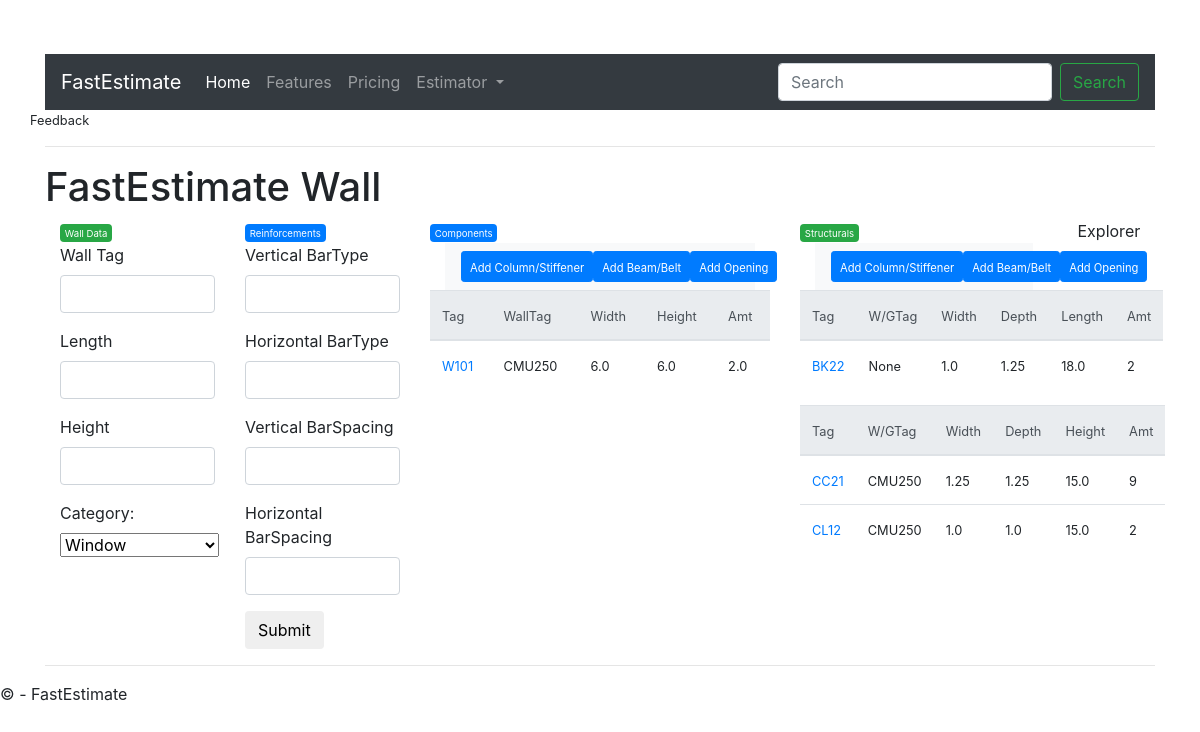
/getwall, run on the app's committed database.
### main/index/models.py (models this page shows, shortened)
class Opening(db.Model):
    id = db.Column(db.Integer, primary_key=True)
    wall_tag = db.Column(db.String(10))
    wall_id = db.Column(db.Integer, db.ForeignKey('wall.id'))
    wall = db.relationship('Wall', backref=db.backref('walls', lazy='dynamic'))
    tag = db.Column(db.String(8))
    width = db.Column(db.Float)
    height = db.Column(db.Float)
    amount = db.Column(db.Float)
    category_id = db.Column(db.Integer, db.ForeignKey('category.id'))
    category = db.relationship('Category', backref=db.backref('estimates', lazy=True))
    timestamp = db.Column(db.String, default=time.ctime())

class Beam(db.Model):
    id = db.Column(db.Integer, primary_key=True)
    tag = db.Column(db.String, unique=True)
    wg_tag = db.Column(db.String(10))
    category_id = db.Column(db.Integer, db.ForeignKey('category.id'))
    category = db.relationship('Category', backref=db.backref('beam', lazy=True))
    width = db.Column(db.Float)
    depth = db.Column(db.Float)
    length = db.Column(db.Float)
    amount = db.Column(db.Integer)
    top_bar_type = db.Column(db.String(20))
    mid_bar_type = db.Column(db.String(20))
    bot_bar_type = db.Column(db.String(20))
    stir_bar_type = db.Column(db.String(20))
    top_bar_amt = db.Column(db.Integer)
    mid_bar_amt = db.Column(db.Integer)
    bot_bar_amt = db.Column(db.Integer)
    stir_spacing = db.Column(db.Float)
    timestamp = db.Column(db.String, default=time.ctime())

class Column(db.Model):
    id = db.Column(db.Integer, primary_key=True)
    tag = db.Column(db.String, unique=True)
    wg_tag = db.Column(db.String(10))
    category_id = db.Column(db.Integer, db.ForeignKey('category.id'))
    category = db.relationship('Category', backref=db.backref('column', lazy=True))
    width = db.Column(db.Float)
    depth = db.Column(db.Float)
    height = db.Column(db.Float)
    amount = db.Column(db.Integer)
    main_bar_type = db.Column(db.String(20))
    composite_bar_type = db.Column(db.String(20))
    stir_bar_type = db.Column(db.String(20))
    main_bar_amt = db.Column(db.Integer)
    composite_bar_amt = db.Column(db.Integer)
    stir_spacing = db.Column(db.Float)
    timestamp = db.Column(db.String, default=time.ctime())

### main/index/views.py (the view)
@index.route('/getwall', methods=['GET', 'POST'])
def getwall():
    categories = [(c.id, c.name) for c in Category.query.all()]
    c_form = ColumnEntryForm(request.form)
    o_form = OpeningForm(request.form)
    sb_form = BeamEntryForm(request.form)
    w_form = WallEntryForm(request.form)
    c_form.category.choices = categories
    o_form.category.choices = categories
    sb_form.category.choices = categories
    w_form.category.choices = categories
    beams = Beam.query.all()
    columns = Column.query.all()
    openings = Opening.query.all()
    walls = Wall.query.all()
    return render_template('wall_index.html',
    title='FastEstimate Wall',
    beam_form=sb_form,
    column_form=c_form,
    opening_form=o_form,
    wall_form=w_form,
    beams=beams,
    columns=columns,
    openings=openings,
    walls=walls
    )

### main/index/forms.py
class ColumnEntryForm(FlaskForm):
    tag = TextField('Column Tag', validators=[InputRequired()], render_kw={'autofocus':True})
    wg_tag = TextField('Wall/Grid Tag')
    category = SelectField('Category', coerce=int)
    width = DecimalField('Width')
    depth = DecimalField('Depth')
    height = DecimalField('Height')
    amount = DecimalField('Amount')
    main_bar_type = TextField('Main BarType')
    composite_bar_type = TextField('Composite BarType')
    stir_bar_type = TextField('Stirrup BarType')
    main_bar_amt = TextField('Amount MainBar')
    composite_bar_amt = TextField('Amount CompositeBar')
    stir_spacing = DecimalField('Stirrup Spacing')

class OpeningForm(FlaskForm):
    tag = TextField('Opening Tag', validators=[InputRequired()], render_kw={'autofocus':True})
    wall_tag = TextField('Wall Tag', validators=[InputRequired()])
    category = SelectField('Category', coerce=int)
    width = DecimalField('Width')
    height = DecimalField('Height')
    amount = DecimalField('Amount')

### main/templates/wall_index.html (shortened to what this page needs)
{% extends 'dashboard_layout.html' %}
{% block content %}
    <h1>{{ title }}</h1>
<div class="container" id="main-c">
    <div class="row justify-content-md-center" id="r-1">
         <div class="col-2" id="c-1"><span class="badge badge-success"> <small>Wall Data</small></span>
            <form
        class="form-horizontal" method="POST" action="{{ url_for('index.wall_result') }}" role="form">
            <div class="form-group">{{ wall_form.tag.label }}{{ wall_form.tag(class_="form-control") }}</div>
            <div class="form-group">{{ wall_form.length.label }}{{  wall_form.length(class_="form-control") }}</div>
            <div class="form-group">{{ wall_form.height.label }}{{ wall_form.height(class_="form-control") }}</div>
            <div class="form-group">{{ wall_form.category.label }}: {{ wall_form.category() }}</div>
        </div id="c-1">
<div class="col-2"><span class="badge badge-primary"><small>Reinforcements</small></span>
<div class="form-group">{{ wall_form.v_bar_type.label }}{{ wall_form.v_bar_type(class_="form-control") }}</div>
<div class="form-group">{{ wall_form.h_bar_type.label }}{{ wall_form.h_bar_type(class_="form-control") }}</div>
<div class="form-group">{{ wall_form.v_bar_spacing.label }}{{ wall_form.v_bar_spacing(class_="form-control") }}</div>
<div class="form-group">{{ wall_form.h_bar_spacing.label }}{{ wall_form.h_bar_spacing(class_="form-control") }}</div>
<button type="submit" class="btn btn-default">Submit</button>
</div>
<div class="col-4"><span class="badge badge-primary"><small>Components</small></span>
    <div class="container">
            <nav class="navbar navbar-expand-lg navbar-light bg-light">
                  <div class="collapse navbar-collapse" id="navbarNav">
                    <ul class="navbar-nav">
                      <li class="nav-item active">
                            <button type="button" class="btn btn-primary btn-sm" data-toggle="modal" data-target="#addcolumnModalCenter">
                                    <small>Add Column/Stiffener</small>
                                  </button>
                      </li>
                      <li class="nav-item">
                            <button type="button" class="btn btn-primary btn-sm" data-toggle="modal" data-target="#addbeamModalCenter">
                                    <small>Add Beam/Belt</small>
                                  </button>
                          </li>
                      <li class="nav-item">
                            <button type="button" class="btn btn-primary btn-sm" data-toggle="modal" data-target="#exampleModalCenter">
                                    <small>Add Opening</small>
                                  </button>
                      </li>
                    </ul>
                </div>
            </nav>
          </div>
  <div class="top-pad">
        <table class="table" id="openings">
                <thead class="thead-light">
                  <tr>
                    <th scope="col"><small>Tag</small></th>
                    <th scope="col"><small>WallTag</small></th>
                    <th scope="col"><small>Width</small></th>
                    <th scope="col"><small>Height</small></th>
                    <th scope="col"><small>Amt</small></th>
                  </tr>
                </thead>
                <tbody>
                    {% for opening in openings %}
                     <tr>
                        <td><a href="#"><small>{{ opening.tag }}</small></a></td>
                        <td><small>{{ opening.wall_tag }}</small></td>
                        <td><small>{{ opening.width }}</small></td>
                        <td><small>{{ opening.height }}</small></td>
                        <td><small>{{ opening.amount }}</small></td>
                    </tr>
                    {% endfor %}
                </tbody>
            </table>
    </div>
    </div>
<div class="col-3"><span class="badge badge-success"><small>Structurals</small></span>
  <div class="container">
      <nav class="navbar navbar-expand-lg navbar-light bg-light">
            <div class="collapse navbar-collapse" id="navbarNav">
              <ul class="navbar-nav">
                <li class="nav-item active">
                      <button type="button" class="btn btn-primary btn-sm" data-toggle="modal" data-target="#addcolumnModalCenter">
                              <small>Add Column/Stiffener</small>
                            </button>
                </li>
                <li class="nav-item">
                      <button type="button" class="btn btn-primary btn-sm" data-toggle="modal" data-target="#addbeamModalCenter">
                              <small>Add Beam/Belt</small>
                            </button>
                    </li>
                <li class="nav-item">
                      <button type="button" class="btn btn-primary btn-sm" data-toggle="modal" data-target="#exampleModalCenter">
                              <small>Add Opening</small>
                            </button>
                </li>
              </ul>
          </div>
      </nav>
    </div>
  <div class="top-pad">
      <table class="table" id="beams">
              <thead class="thead-light">
                <tr>
                  <th scope="col"><small>Tag</small></th>
                  <th scope="col"><small>W/GTag</small></th>
                  <th scope="col"><small>Width</small></th>
                  <th scope="col"><small>Depth</small></th>
                  <th scope="col"><small>Length</small></th>
                  <th scope="col"><small>Amt</small></th>
                </tr>
              </thead>
              <tbody>
                  {% for beam in beams %}
                   <tr>
                      <td><a href="#"><small>{{ beam.tag }}</small></a></td>
                      <td><small>{{ beam.wg_tag }}</small></td>
                      <td><small>{{ beam.width }}</small></td>
                      <td><small>{{ beam.depth }}</small></td>
                      <td><small>{{ beam.length }}</small></td>
                      <td><small>{{ beam.amount }}</small></td>
                  </tr>
                  {% endfor %}
              </tbody>
          </table>
  </div>
  <div class="top-pad">
      <table class="table" id="columns">
              <thead class="thead-light">
                <tr>
                  <th scope="col"><small>Tag</small></th>
                  <th scope="col"><small>W/GTag</small></th>
                  <th scope="col"><small>Width</small></th>
                  <th scope="col"><small>Depth</small></th>
                  <th scope="col"><small>Height</small></th>
                  <th scope="col"><small>Amt</small></th>
                </tr>
              </thead>
              <tbody>
                  {% for column in columns %}
                   <tr>
                      <td><a href="#"><small>{{ column.tag }}</small></a></td>
                      <td><small>{{ column.wg_tag }}</small></td>
                      <td><small>{{ column.width }}</small></td>
                      <td><small>{{ column.depth }}</small></td>
                      <td><small>{{ column.height }}</small></td>
                      <td><small>{{ column.amount }}</small></td>
                  </tr>
                  {% endfor %}
              </tbody>
          </table>
  </div>
</div>
<div class="col-1">Explorer</div>
</div>
</div>
{% endblock %}

### main/static/scripts/css/site.css (style rules this page uses)
body { padding-top: 50px; padding-bottom: 20px; }
input, select, textarea { max-width: 280px; }

### data on the page
Opening: tag "W101", wall_tag "CMU250", width "6.0", height "6.0", amount "2.0"
Beam: tag "BK22", wg_tag "None", width "1.0", depth "1.25", length "18.0", amount "2"
Column: tag "CC21", wg_tag "CMU250", width "1.25", depth "1.25", height "15.0", amount "9"
Column: tag "CL12", wg_tag "CMU250", width "1.0", depth "1.0", height "15.0", amount "2"

### other printed values
{{ title }} "FastEstimate Wall"
{{ wall_form.tag.label }} "Wall Tag"
{{ wall_form.length.label }} "Length"
{{ wall_form.height.label }} "Height"
{{ wall_form.category.label }} "Category"
{{ wall_form.v_bar_type.label }} "Vertical BarType"
{{ wall_form.h_bar_type.label }} "Horizontal BarType"
{{ wall_form.v_bar_spacing.label }} "Vertical BarSpacing"
{{ wall_form.h_bar_spacing.label }} "Horizontal BarSpacing"
